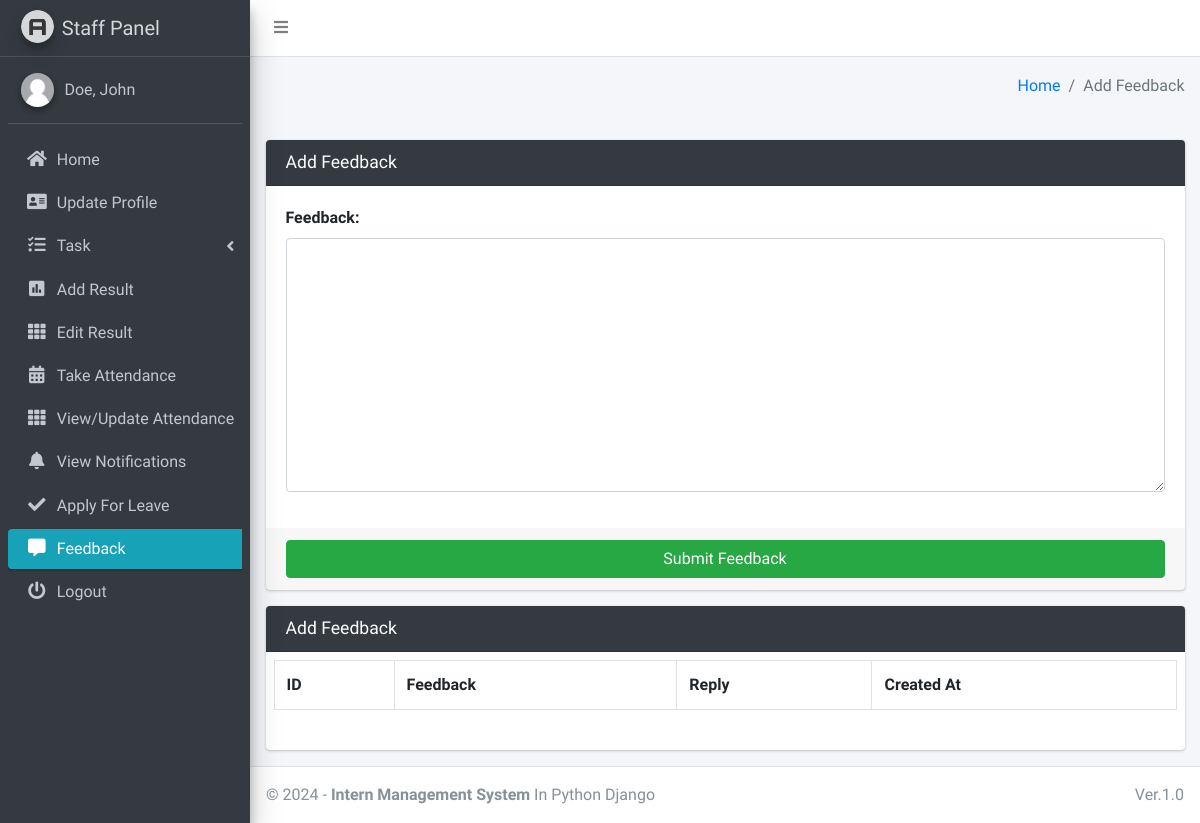
Page /staff/feedback/ (signed in) on the earlier database version.
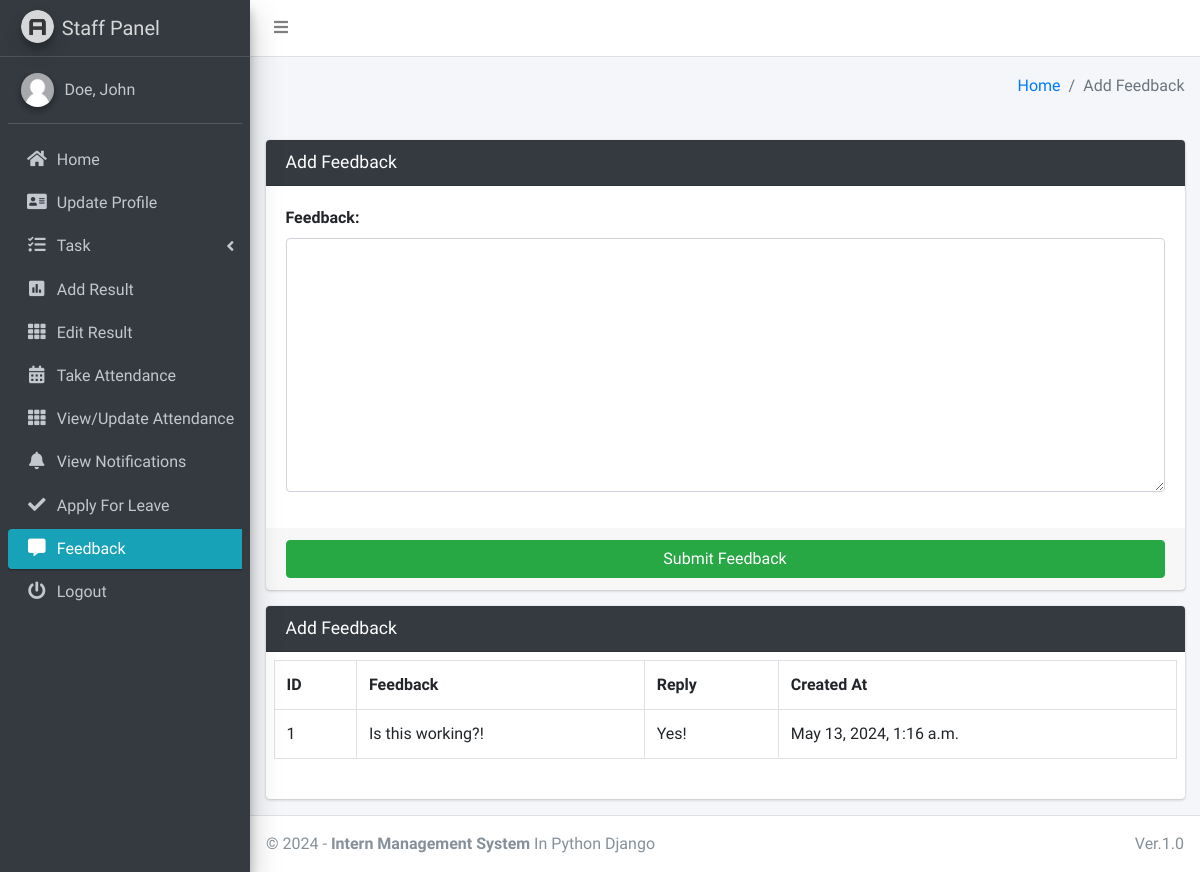
Same page on the later database version.
### main_app/models.py (models this page shows)
class FeedbackStaff(models.Model):
    staff = models.ForeignKey(Staff, on_delete=models.CASCADE)
    feedback = models.TextField()
    reply = models.TextField()
    created_at = models.DateTimeField(auto_now_add=True)
    updated_at = models.DateTimeField(auto_now=True)

### main_app/staff_views.py (the view, shortened to what this page needs)
# urls.py: path("staff/feedback/", staff_views.staff_feedback, name='staff_feedback'),
def staff_feedback(request):
    form = FeedbackStaffForm(request.POST or None)
    staff = get_object_or_404(Staff, admin_id=request.user.id)
    context = {
        'form': form,
        'feedbacks': FeedbackStaff.objects.filter(staff=staff),
        'page_title': 'Add Feedback'
    }
    return render(request, "staff_template/staff_feedback.html", context)

### main_app/forms.py
class FeedbackStaffForm(FormSettings):
    def __init__(self, *args, **kwargs):
        super(FeedbackStaffForm, self).__init__(*args, **kwargs)
    class Meta:
        model = FeedbackStaff
        fields = ['feedback']

### main_app/models.py (called while the page is built)
    def __str__(self):
        return self.last_name + ", " + self.first_name

### main_app/templates/staff_template/staff_feedback.html (shortened to what this page needs)
{% extends 'main_app/base.html' %}
{% load static %}
{% block content %}
<section class="content">
    <div class="container-fluid">
        <div class="row">
            <div class="col-md-12">
                <div class="card card-dark">
                    <div class="card-header">
                        <h3 class="card-title">{{page_title}}</h3>
                    </div>
                    {% include "main_app/form_template.html" with messages=messages  form=form button_text="Submit Feedback"%}
                </div>
<div class="card card-dark">
    <div class="card-header"><h3 class="card-title">{{page_title}}</h3>
    </div>
   <div class="table p-2">
       <table class="table table-bordered">
           <tr>
               <th>ID</th>
               <th>Feedback</th>
               <th>Reply</th>
            <th>Created At</th>
        </tr>
        {% for feedback in feedbacks %}
        <tr>
            <td>{{forloop.counter}}</td>
            <td>{{feedback.feedback}}</td>
              <td>
                  {% if feedback.reply == "" %}
                      <p class="badge badge-warning">No Response Yet</p>
                      {% else %}
                      {{feedback.reply}}
                  {% endif %}
              </td>
              <td>{{feedback.created_at}}</td>
            </tr>
            {% endfor %}
        </table>
    </div>
    </div>
            </div>
        </div>
    </div>
</section>
{% endblock content %}

Differences in the rows shown:
added FeedbackStaff: feedback "Is this working?!", reply "Yes!", created_at "May 13, 2024, 1:16 a.m."
